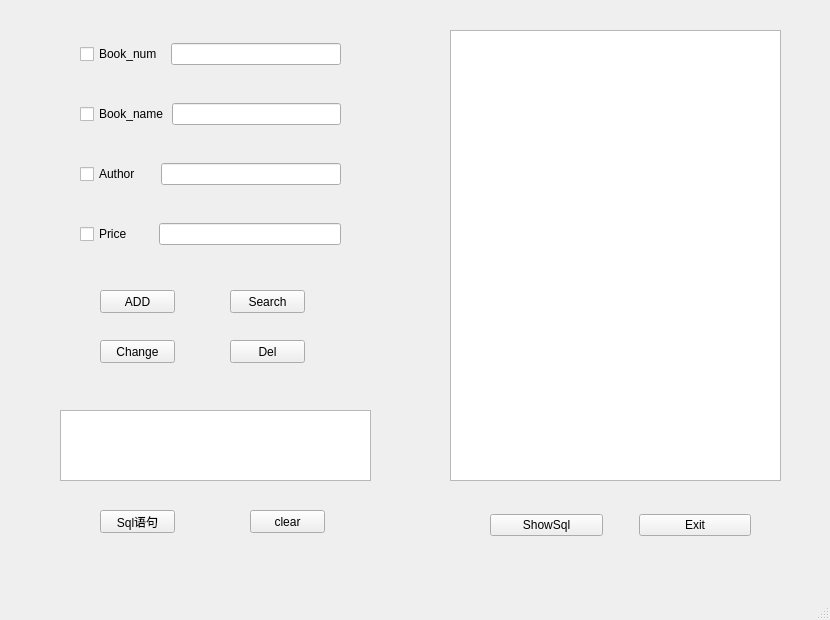
<?xml version="1.0" encoding="UTF-8"?>
<ui version="4.0">
 <class>MainWindow</class>
 <widget class="QMainWindow" name="MainWindow">
  <property name="geometry">
   <rect>
    <x>0</x>
    <y>0</y>
    <width>830</width>
    <height>620</height>
   </rect>
  </property>
  <property name="windowTitle">
   <string>MainWindow</string>
  </property>
  <widget class="QWidget" name="centralwidget">
   <widget class="QWidget" name="layoutWidget">
    <property name="geometry">
     <rect>
      <x>460</x>
      <y>510</y>
      <width>321</width>
      <height>30</height>
     </rect>
    </property>
    <layout class="QHBoxLayout" name="horizontalLayout" stretch="0,0">
     <property name="spacing">
      <number>36</number>
     </property>
     <property name="leftMargin">
      <number>30</number>
     </property>
     <property name="topMargin">
      <number>0</number>
     </property>
     <property name="rightMargin">
      <number>30</number>
     </property>
     <item>
      <widget class="QPushButton" name="showtable">
       <property name="text">
        <string>ShowSql</string>
       </property>
      </widget>
     </item>
     <item>
      <widget class="QPushButton" name="exit_button">
       <property name="text">
        <string>Exit</string>
       </property>
      </widget>
     </item>
    </layout>
   </widget>
   <widget class="QTextBrowser" name="dbviewer">
    <property name="geometry">
     <rect>
      <x>450</x>
      <y>30</y>
      <width>331</width>
      <height>451</height>
     </rect>
    </property>
   </widget>
   <widget class="QTextEdit" name="Sql_text">
    <property name="geometry">
     <rect>
      <x>60</x>
      <y>410</y>
      <width>311</width>
      <height>71</height>
     </rect>
    </property>
   </widget>
   <widget class="QPushButton" name="sqlword">
    <property name="geometry">
     <rect>
      <x>100</x>
      <y>510</y>
      <width>75</width>
      <height>23</height>
     </rect>
    </property>
    <property name="text">
     <string>Sql语句</string>
    </property>
   </widget>
   <widget class="QPushButton" name="insert_button">
    <property name="geometry">
     <rect>
      <x>100</x>
      <y>290</y>
      <width>75</width>
      <height>23</height>
     </rect>
    </property>
    <property name="text">
     <string>ADD</string>
    </property>
   </widget>
   <widget class="QPushButton" name="pushButton">
    <property name="geometry">
     <rect>
      <x>230</x>
      <y>290</y>
      <width>75</width>
      <height>23</height>
     </rect>
    </property>
    <property name="text">
     <string>Search</string>
    </property>
   </widget>
   <widget class="QPushButton" name="del_button">
    <property name="geometry">
     <rect>
      <x>230</x>
      <y>340</y>
      <width>75</width>
      <height>23</height>
     </rect>
    </property>
    <property name="text">
     <string>Del</string>
    </property>
   </widget>
   <widget class="QWidget" name="layoutWidget_2">
    <property name="geometry">
     <rect>
      <x>80</x>
      <y>30</y>
      <width>261</width>
      <height>231</height>
     </rect>
    </property>
    <layout class="QVBoxLayout" name="verticalLayout_3">
     <property name="spacing">
      <number>25</number>
     </property>
     <item>
      <layout class="QHBoxLayout" name="horizontalLayout_2">
       <property name="spacing">
        <number>8</number>
       </property>
       <item>
        <widget class="QCheckBox" name="num_checkBox">
         <property name="text">
          <string>Book_num</string>
         </property>
        </widget>
       </item>
       <item>
        <widget class="QLineEdit" name="num_cheline"/>
       </item>
      </layout>
     </item>
     <item>
      <layout class="QHBoxLayout" name="horizontalLayout_3">
       <property name="spacing">
        <number>2</number>
       </property>
       <item>
        <widget class="QCheckBox" name="name_checkBox">
         <property name="text">
          <string>Book_name</string>
         </property>
        </widget>
       </item>
       <item>
        <widget class="QLineEdit" name="name_cheline"/>
       </item>
      </layout>
     </item>
     <item>
      <layout class="QHBoxLayout" name="horizontalLayout_4">
       <property name="spacing">
        <number>20</number>
       </property>
       <property name="rightMargin">
        <number>0</number>
       </property>
       <item>
        <widget class="QCheckBox" name="author_checkBox">
         <property name="text">
          <string>Author</string>
         </property>
        </widget>
       </item>
       <item>
        <widget class="QLineEdit" name="author_cheline"/>
       </item>
      </layout>
     </item>
     <item>
      <layout class="QHBoxLayout" name="horizontalLayout_5">
       <property name="spacing">
        <number>26</number>
       </property>
       <property name="rightMargin">
        <number>0</number>
       </property>
       <item>
        <widget class="QCheckBox" name="price_checkBox">
         <property name="text">
          <string>Price</string>
         </property>
        </widget>
       </item>
       <item>
        <widget class="QLineEdit" name="price_cheline"/>
       </item>
      </layout>
     </item>
    </layout>
   </widget>
   <widget class="QPushButton" name="change_button">
    <property name="geometry">
     <rect>
      <x>100</x>
      <y>340</y>
      <width>75</width>
      <height>23</height>
     </rect>
    </property>
    <property name="text">
     <string>Change</string>
    </property>
   </widget>
   <widget class="QPushButton" name="clear">
    <property name="geometry">
     <rect>
      <x>250</x>
      <y>510</y>
      <width>75</width>
      <height>23</height>
     </rect>
    </property>
    <property name="text">
     <string>clear</string>
    </property>
   </widget>
  </widget>
  <widget class="QMenuBar" name="menubar">
   <property name="geometry">
    <rect>
     <x>0</x>
     <y>0</y>
     <width>830</width>
     <height>22</height>
    </rect>
   </property>
  </widget>
  <widget class="QStatusBar" name="statusbar"/>
 </widget>
 <resources/>
 <connections>
  <connection>
   <sender>exit_button</sender>
   <signal>clicked()</signal>
   <receiver>MainWindow</receiver>
   <slot>exit()</slot>
   <hints>
    <hint type="sourcelabel">
     <x>750</x>
     <y>555</y>
    </hint>
    <hint type="destinationlabel">
     <x>742</x>
     <y>545</y>
    </hint>
   </hints>
  </connection>
  <connection>
   <sender>showtable</sender>
   <signal>clicked()</signal>
   <receiver>MainWindow</receiver>
   <slot>showtable()</slot>
   <hints>
    <hint type="sourcelabel">
     <x>523</x>
     <y>555</y>
    </hint>
    <hint type="destinationlabel">
     <x>643</x>
     <y>533</y>
    </hint>
   </hints>
  </connection>
  <connection>
   <sender>sqlword</sender>
   <signal>clicked()</signal>
   <receiver>MainWindow</receiver>
   <slot>sql_edit()</slot>
   <hints>
    <hint type="sourcelabel">
     <x>550</x>
     <y>191</y>
    </hint>
    <hint type="destinationlabel">
     <x>799</x>
     <y>191</y>
    </hint>
   </hints>
  </connection>
  <connection>
   <sender>insert_button</sender>
   <signal>clicked()</signal>
   <receiver>MainWindow</receiver>
   <slot>insert()</slot>
   <hints>
    <hint type="sourcelabel">
     <x>162</x>
     <y>374</y>
    </hint>
    <hint type="destinationlabel">
     <x>163</x>
     <y>457</y>
    </hint>
   </hints>
  </connection>
  <connection>
   <sender>pushButton</sender>
   <signal>clicked()</signal>
   <receiver>MainWindow</receiver>
   <slot>search()</slot>
   <hints>
    <hint type="sourcelabel">
     <x>295</x>
     <y>377</y>
    </hint>
    <hint type="destinationlabel">
     <x>451</x>
     <y>365</y>
    </hint>
   </hints>
  </connection>
  <connection>
   <sender>del_button</sender>
   <signal>clicked()</signal>
   <receiver>MainWindow</receiver>
   <slot>deleted()</slot>
   <hints>
    <hint type="sourcelabel">
     <x>286</x>
     <y>422</y>
    </hint>
    <hint type="destinationlabel">
     <x>452</x>
     <y>448</y>
    </hint>
   </hints>
  </connection>
  <connection>
   <sender>change_button</sender>
   <signal>clicked()</signal>
   <receiver>MainWindow</receiver>
   <slot>edit()</slot>
   <hints>
    <hint type="sourcelabel">
     <x>136</x>
     <y>428</y>
    </hint>
    <hint type="destinationlabel">
     <x>52</x>
     <y>462</y>
    </hint>
   </hints>
  </connection>
  <connection>
   <sender>clear</sender>
   <signal>clicked()</signal>
   <receiver>MainWindow</receiver>
   <slot>clear()</slot>
   <hints>
    <hint type="sourcelabel">
     <x>701</x>
     <y>198</y>
    </hint>
    <hint type="destinationlabel">
     <x>692</x>
     <y>216</y>
    </hint>
   </hints>
  </connection>
 </connections>
 <slots>
  <slot>insert()</slot>
  <slot>exit()</slot>
  <slot>showtable()</slot>
  <slot>deleted()</slot>
  <slot>sql_edit()</slot>
  <slot>search()</slot>
  <slot>edit()</slot>
  <slot>clear()</slot>
 </slots>
</ui>
